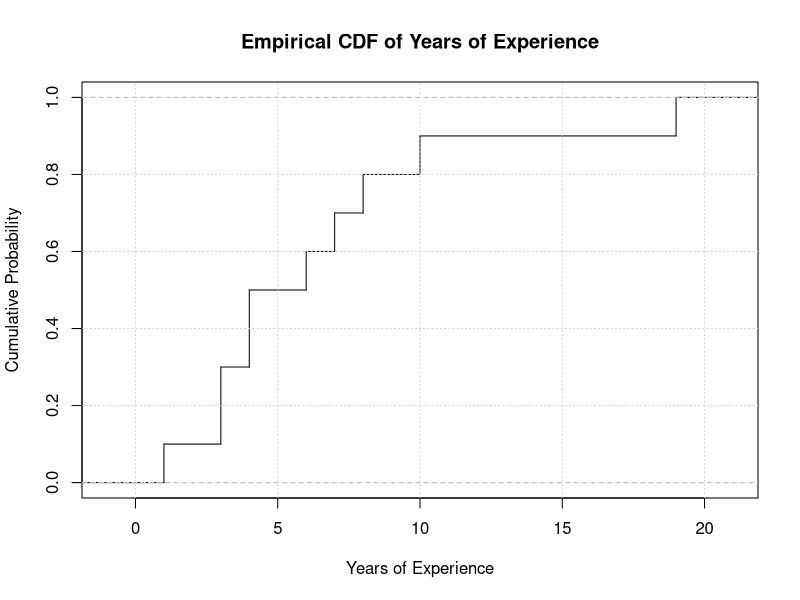

The R script that drew this image:
# Data
experience <- c(1, 3, 3, 4, 4, 6, 7, 8, 10, 19)

# Method 1: Using ecdf() function
ecdf_func <- ecdf(experience)

# Plot the empirical CDF
plot(ecdf_func, main = "Empirical CDF of Years of Experience",
     xlab = "Years of Experience", ylab = "Cumulative Probability",
     verticals = TRUE, do.points = FALSE)
grid()

